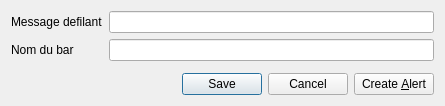
<?xml version="1.0" encoding="UTF-8"?>
<ui version="4.0">
 <class>DialogMessage</class>
 <widget class="QDialog" name="DialogMessage">
  <property name="geometry">
   <rect>
    <x>0</x>
    <y>0</y>
    <width>445</width>
    <height>106</height>
   </rect>
  </property>
  <property name="maximumSize">
   <size>
    <width>445</width>
    <height>16777215</height>
   </size>
  </property>
  <property name="windowTitle">
   <string>Dialog</string>
  </property>
  <layout class="QVBoxLayout" name="verticalLayout">
   <item>
    <layout class="QFormLayout" name="formLayout_2">
     <item row="1" column="0">
      <widget class="QLabel" name="label">
       <property name="text">
        <string>Message defilant</string>
       </property>
       <property name="buddy">
        <cstring>scrolling_message</cstring>
       </property>
      </widget>
     </item>
     <item row="1" column="1">
      <widget class="QLineEdit" name="scrolling_message">
       <property name="text">
        <string/>
       </property>
      </widget>
     </item>
     <item row="2" column="0">
      <widget class="QLabel" name="label_2">
       <property name="text">
        <string>Nom du bar</string>
       </property>
       <property name="buddy">
        <cstring>bar_name</cstring>
       </property>
      </widget>
     </item>
     <item row="2" column="1">
      <widget class="QLineEdit" name="bar_name">
       <property name="enabled">
        <bool>true</bool>
       </property>
       <property name="text">
        <string/>
       </property>
       <property name="echoMode">
        <enum>QLineEdit::Normal</enum>
       </property>
       <property name="readOnly">
        <bool>false</bool>
       </property>
      </widget>
     </item>
    </layout>
   </item>
   <item>
    <layout class="QHBoxLayout" name="horizontalLayout">
     <item>
      <spacer name="horizontalSpacer">
       <property name="orientation">
        <enum>Qt::Horizontal</enum>
       </property>
       <property name="sizeHint" stdset="0">
        <size>
         <width>40</width>
         <height>20</height>
        </size>
       </property>
      </spacer>
     </item>
     <item>
      <widget class="QPushButton" name="save_button">
       <property name="text">
        <string>Save</string>
       </property>
      </widget>
     </item>
     <item>
      <widget class="QPushButton" name="cancel_button">
       <property name="text">
        <string>Cancel</string>
       </property>
      </widget>
     </item>
     <item>
      <widget class="QPushButton" name="alert_creater_button">
       <property name="text">
        <string>Create &amp;Alert</string>
       </property>
      </widget>
     </item>
    </layout>
   </item>
  </layout>
 </widget>
 <resources/>
 <connections/>
</ui>
